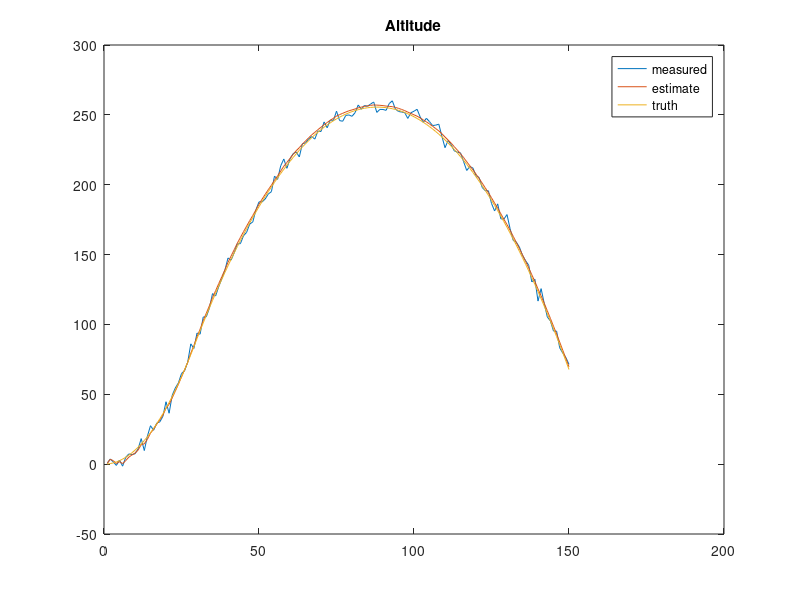
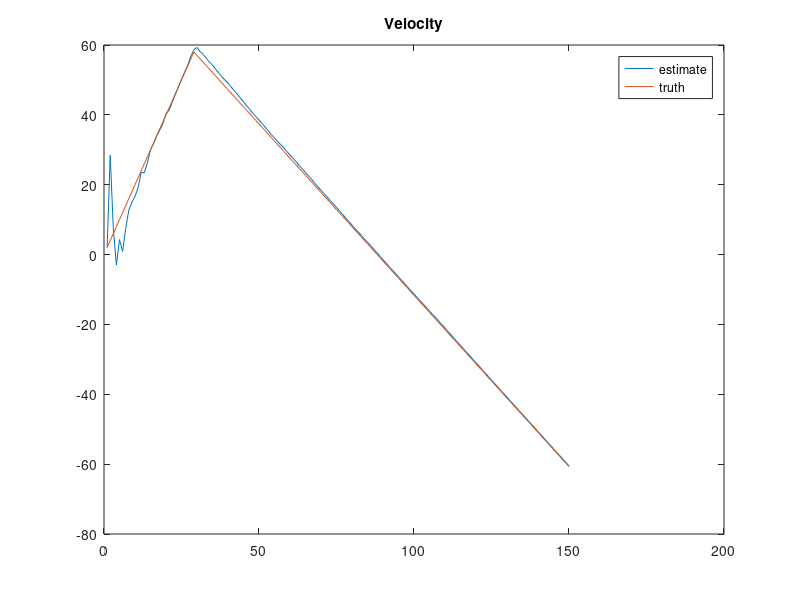
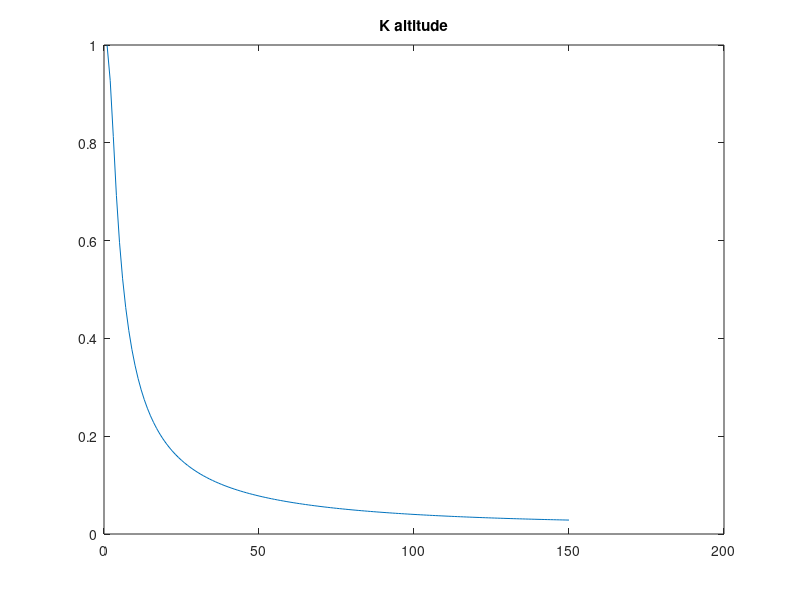
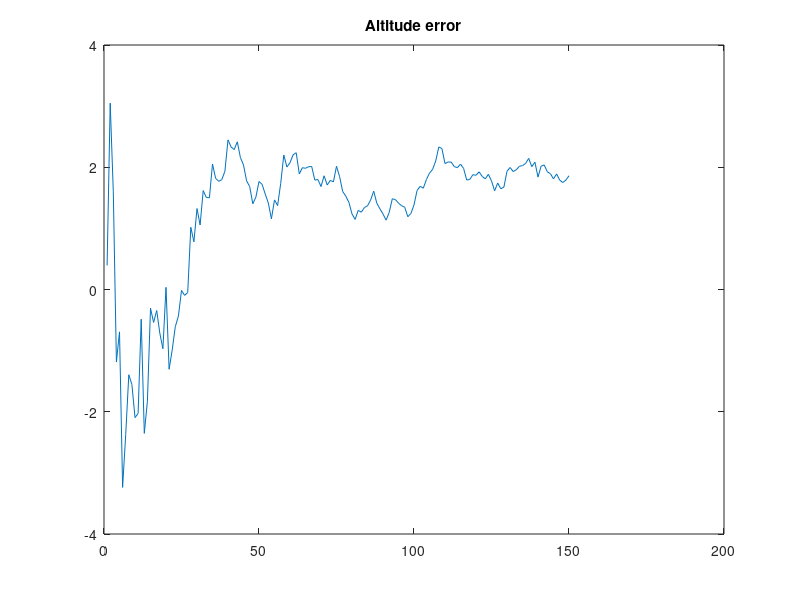

MATLAB code for these plots, in order:
N = 150;
h_t= 0;
v_t= 0;
dt = .1;
x_est = [0; 0; 0];
p_est = 10000 * eye(3);
G = [dt^3/6; dt^2/2; dt];
sigma_j = 10;
Q = sigma_j^2 * (G*G');
Rbaro = 8.4;
Raccel = .006;
F = [1 dt (1/2)*dt^2; 0 1 dt;0 0 1];
Hbaro = [1 0 0];
Haccel = [0 0 1];
truth = zeros(1, N);
truth_v = zeros(1, N);
truth_a = zeros(1,N);
est_h = zeros(1, N);
est_v = zeros(1, N);
est_a = zeros(1, N);
meas = zeros(1, N);
gains = zeros(1, N);
bound = zeros(1, N);
for i = 1:N
    t = i*dt;
    if t < 3
        a_t = 20;
    else 
        a_t = -9.81;
    end
    h_t = h_t + v_t*dt + 0.5*a_t*dt^2;
    v_t = v_t + a_t*dt;
    z_baro  = h_t + sqrt(Rbaro)*randn;
    z_accel = a_t + sqrt(Raccel)*randn;        
    x_pred = F * x_est;
    p_pred = F*p_est*F' + Q;
    K = (p_pred*Haccel')/(Haccel*p_pred*Haccel'+Raccel);
    x_pred = x_pred + K*(z_accel - Haccel* x_pred); 
    p_pred = (eye(3)-K * Haccel)*p_pred;
    K = (p_pred*Hbaro')/(Hbaro*p_pred*Hbaro' + Rbaro);
    x_est = x_pred + K*(z_baro - Hbaro*x_pred);
    p_est = (eye(3) - K*Hbaro)*p_pred;
    truth(i) = h_t;
    est_h(i) = x_est(1);
    est_v(i) = x_est(2);
    meas(i) = z_baro;
    gains(i) = K(1);
    truth_v(i) = v_t;
    est_a(i) = x_est(3);
    truth_a(i) = a_t;
    bound(i) = 3*sqrt(p_est(1,1));
end

plot(meas); hold on; plot(est_h); plot(truth);
legend('measured', 'estimate', 'truth'); title('Altitude');

figure; plot(est_v); hold on; plot(truth_v);
legend('estimate', 'truth'); title('Velocity');

figure; plot(gains); title('K altitude');
figure; plot(est_h - truth); title('Altitude error');

figure; plot(est_a); hold on; plot(truth_a);
legend('estimate', 'truth'); title('Acceleration');

figure; plot(est_h - truth); hold on; plot(bound); plot(-bound);
legend('error', '+3\sigma', '-3\sigma'); title('Altitude error vs bounds');
